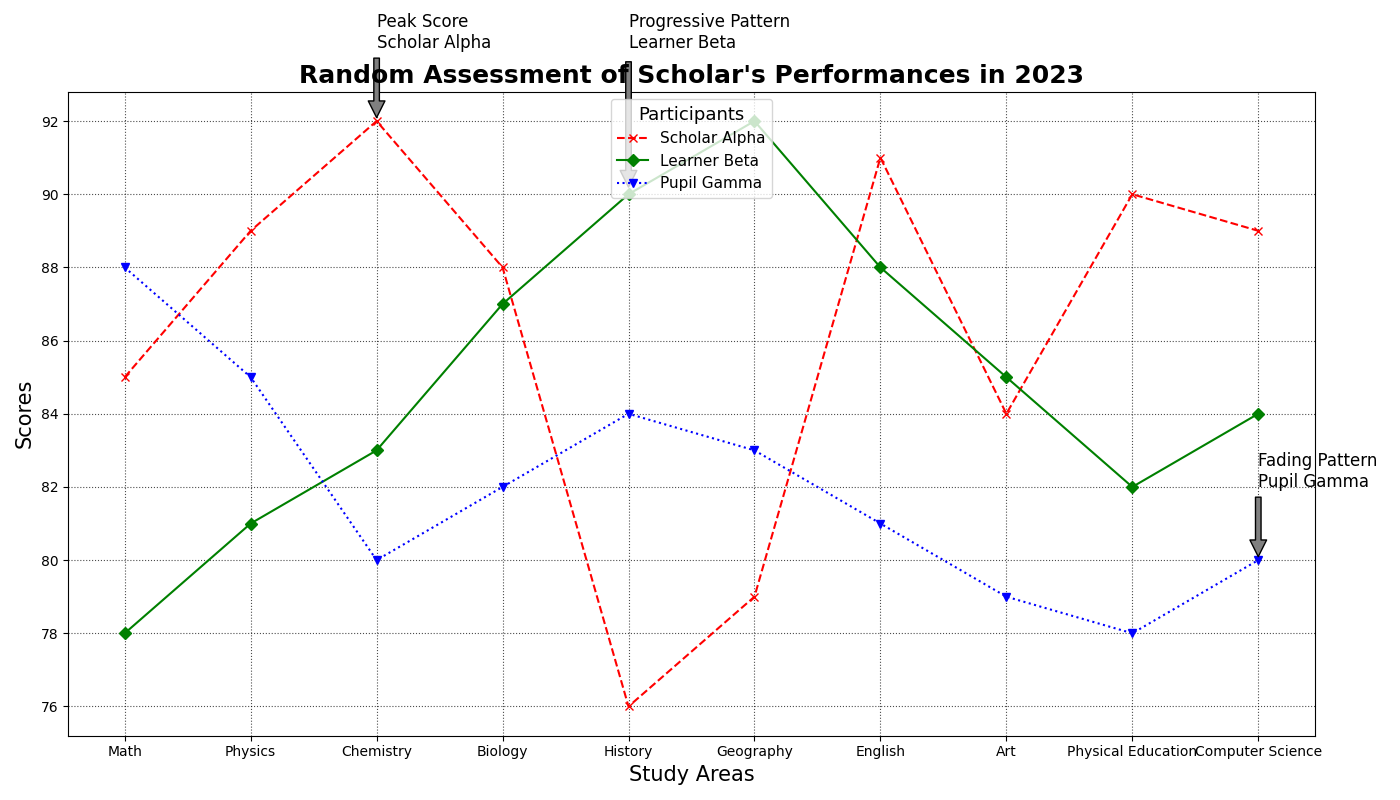

Recreate this plot in Python.
import matplotlib.pyplot as plt
import numpy as np

subjects = ['Math', 'Physics', 'Chemistry', 'Biology', 'History', 'Geography', 'English', 'Art', 'Physical Education', 'Computer Science']
student_A_grades = [85, 89, 92, 88, 76, 79, 91, 84, 90, 89]
student_B_grades = [78, 81, 83, 87, 90, 92, 88, 85, 82, 84]
student_C_grades = [88, 85, 80, 82, 84, 83, 81, 79, 78, 80]

fig, ax = plt.subplots(figsize=(14, 8))

# Updated stylistic elements with new color set
ax.plot(subjects, student_A_grades, marker='x', linestyle='--', color='red', label='Scholar Alpha')
ax.plot(subjects, student_B_grades, marker='D', linestyle='-', color='green', label='Learner Beta')
ax.plot(subjects, student_C_grades, marker='v', linestyle=':', color='blue', label='Pupil Gamma')

ax.set_title('Random Assessment of Scholar\'s Performances in 2023', fontsize=18, fontweight='bold')
ax.set_xlabel('Study Areas', fontsize=15)
ax.set_ylabel('Scores', fontsize=15)

ax.legend(title='Participants', fontsize=11, title_fontsize=13, loc='upper center')

ax.grid(True, linestyle=':', color='black', alpha=0.7)

ax.annotate('Peak Score\nScholar Alpha', xy=('Chemistry', 92), xytext=('Chemistry', 94), arrowprops=dict(facecolor='grey', shrink=0.05), fontsize=12)
ax.annotate('Progressive Pattern\nLearner Beta', xy=('History', 90), xytext=('History', 94), arrowprops=dict(facecolor='grey', shrink=0.05), fontsize=12)
ax.annotate('Fading Pattern\nPupil Gamma', xy=('Computer Science', 80), xytext=('Computer Science', 82), arrowprops=dict(facecolor='grey', shrink=0.05), fontsize=12)

plt.tight_layout()

plt.show()
